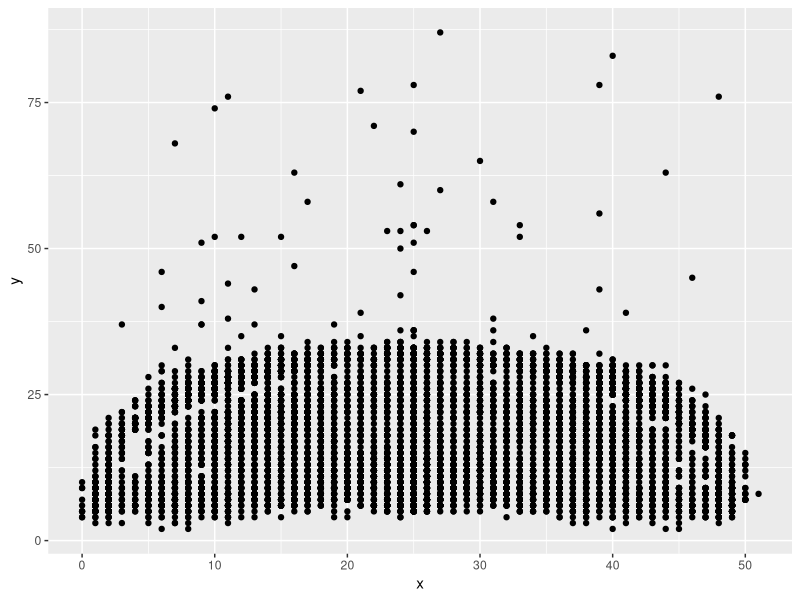
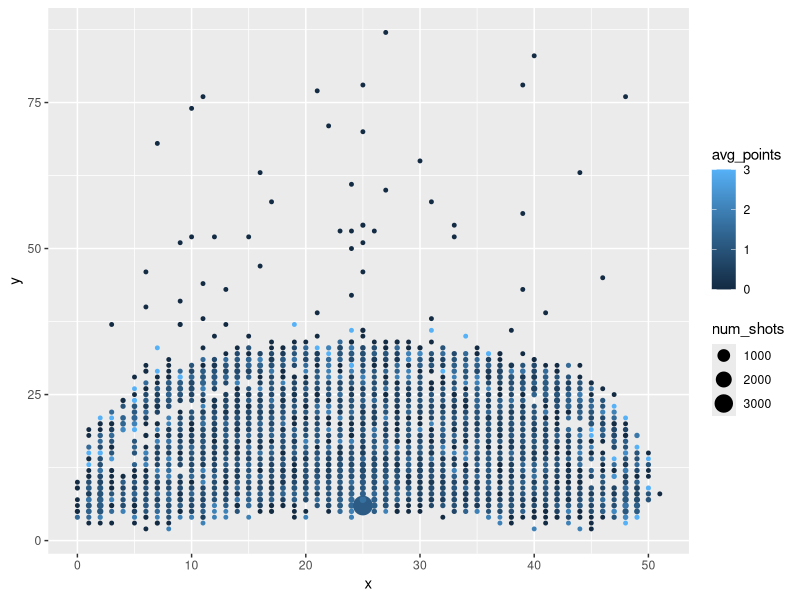
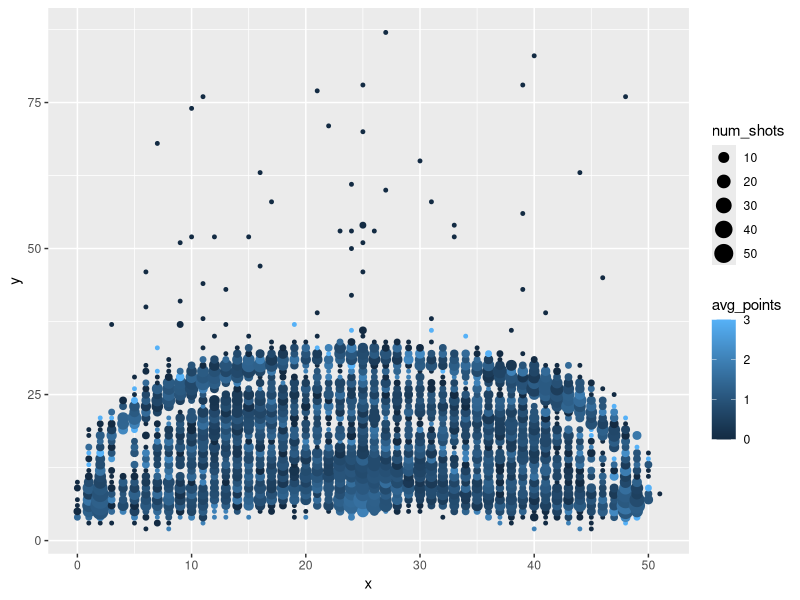

The R script that drew these images, in order:
library(dplyr)
library(ggplot2)
shots <- read.csv("LAshots.csv")

head(shots)
qplot(x, y, data = shots)
shots$points[shots$result == "missed"] <- 0

shots_df <- group_by(tbl_df(shots), x, y)

shots_sum <- summarise(shots_df,
  num_shots = length(result),
  num_made = sum(result == "made"),
  prop_made = mean(result == "made"),
  avg_points = mean(points),
  total_points = sum(points))
write.csv(shots_sum, file = "shots_sum.csv", row.names = FALSE)

head(shots_sum)

ggplot(shots_sum, aes(x, y)) +
  geom_point(aes(size = num_shots, colour = avg_points))
# what's that crazy point pulling off the scale?

subset(shots_sum,num_shots > 3000)
# right under basket?

subset(shots_sum, x == 25 & y == 6)
head(subset(shots, x == 25 & y == 6))
# lots of layups
table(subset(shots, x == 25 & y == 6)$type)

ggplot(subset(shots_sum, !(x == 25 & y == 6)), aes(x, y)) +
  geom_point(aes(size = num_shots, colour = avg_points))
